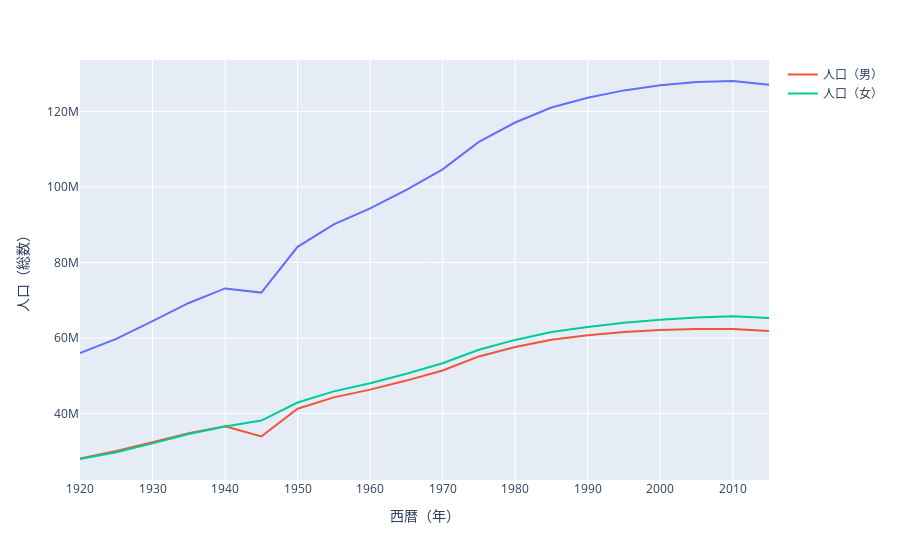

The notebook cell saved with this chart:
### Code cell
fig = px.line(data_df_target, x='西暦（年）', y='人口（総数）')
# fig.add_scatter(data_df_target, x='西暦（年）', y='人口（男）', mode='lines')
fig.add_scatter(x=data_df_target['西暦（年）'], y=data_df_target['人口（男）'], mode='lines', name='人口（男）')
fig.add_scatter(x=data_df_target['西暦（年）'], y=data_df_target['人口（女）'], mode='lines', name='人口（女）')
# px.line(data_df_target, x='西暦（年）', y='人口（男）')
fig.show()

### Figure 1 — Plotly figure (JSON) as saved in the notebook; plotly's stock layout.template omitted (floating-point values rounded to 4 significant figures)
{"data": [{"hoverlabel": {"namelength": 0}, "hovertemplate": "西暦（年）=%{x}<br>人口（総数）=%{y}", "legendgroup": "", "line": {"color": "#636efa", "dash": "solid"}, "mode": "lines", "name": "", "showlegend": false, "type": "scatter", "x": [1920, 1925, 1930, 1935, 1940, 1945, 1950, 1955, 1960, 1965, 1970, 1975, 1980, 1985, 1990, 1995, 2000, 2005, 2010, 2015], "xaxis": "x", "y": [55963053, 59736822, 64450005, 69254148, 73114308, 71998104, 84114574, 90076594, 94301623, 99209137, 104665171, 111939643, 117060396, 121048923, 123611167, 125570246, 126925843, 127767994, 128057352, 127094745], "yaxis": "y"}, {"mode": "lines", "name": "人口（男）", "type": "scatter", "x": [1920, 1925, 1930, 1935, 1940, 1945, 1950, 1955, 1960, 1965, 1970, 1975, 1980, 1985, 1990, 1995, 2000, 2005, 2010, 2015], "y": [28044185, 30013109, 32390155, 34734133, 36566010, 33894059, 41241192, 44242657, 46300445, 48692138, 51369177, 55090673, 57593769, 59497316, 60696724, 61574398, 62110764, 62348977, 62327737, 61841738]}, {"mode": "lines", "name": "人口（女）", "type": "scatter", "x": [1920, 1925, 1930, 1935, 1940, 1945, 1950, 1955, 1960, 1965, 1970, 1975, 1980, 1985, 1990, 1995, 2000, 2005, 2010, 2015], "y": [27918868, 29723713, 32059850, 34520015, 36548298, 38104045, 42873382, 45833937, 48001178, 50516999, 53295994, 56848970, 59466627, 61551607, 62914443, 63995848, 64815079, 65419017, 65729615, 65253007]}], "layout": {"autosize": true, "legend": {"tracegroupgap": 0}, "margin": {"t": 60}, "xaxis": {"anchor": "y", "autorange": true, "domain": [0, 1], "range": [1920, 2015], "title": {"text": "西暦（年）"}, "type": "linear"}, "yaxis": {"anchor": "x", "autorange": true, "domain": [0, 1], "range": [22360000.0, 133600000.0], "title": {"text": "人口（総数）"}, "type": "linear"}}}
